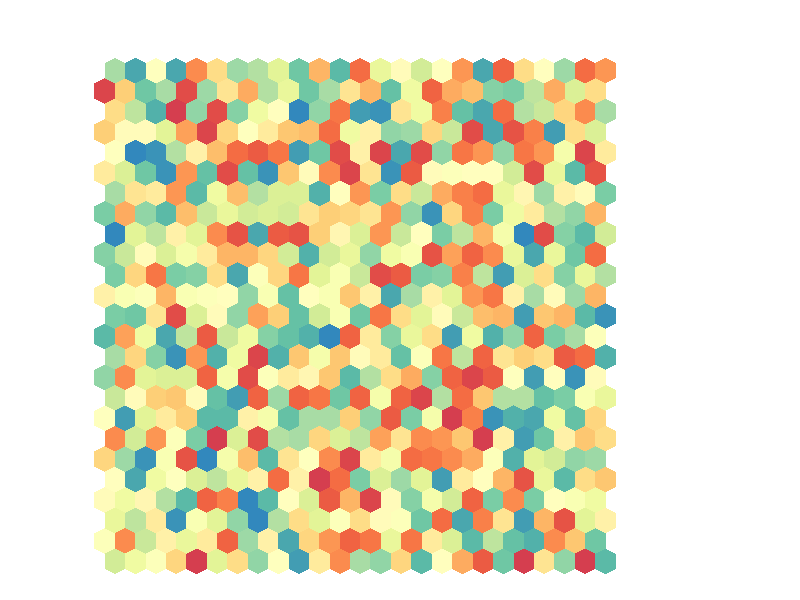

Generate this figure with R:
library(RColorBrewer) #to use brewer.pal
library(fields) #to use designer.colors


# code de Nadieh Bremer
# http://www.visualcinnamon.com/2013/11/how-to-create-hexagonal-heatmap-in-r.html

#Function to create the polygon for each hexagon
Hexagon <- function (x, y, unitcell = 1, col = col) {
  polygon(c(x, x, x + unitcell/2, x + unitcell, x + unitcell, 
            x + unitcell/2), c(y + unitcell * 0.125, 
                               y + unitcell * 0.875, 
                               y + unitcell * 1.125, 
                               y + unitcell * 0.875, 
                               y + unitcell * 0.125, 
                               y - unitcell * 0.125), 
          col = col, border=NA)
}#function

dimmat <- 25

mat<- matrix(runif(2500), nrow =dimmat , ncol = dimmat)
x <- as.vector(mat)

#Number of rows and columns of your SOM
SOM_Rows <- dim(mat)[1]
SOM_Columns <- dim(mat)[2]

#To make room for the legend
par(mar = c(0.4, 2, 2, 7))

#Initiate the plot window but do show any axes or points on the plot
plot(0, 0, type = "n", axes = FALSE, xlim=c(0, SOM_Columns), 
     ylim=c(0, SOM_Rows), xlab="", ylab= "", asp=1)


ColRamp <- rev(designer.colors(n=50, col=brewer.pal(9, "Spectral")))



#Make a vector with length(ColRamp) number of bins between the minimum and 
#maximum value of x. 
#Next match each point from x with one of the colors in ColorRamp
ColorCode <- rep("#FFFFFF", length(x)) #default is all white
Bins <- seq(min(x, na.rm=T), max(x, na.rm=T), length=length(ColRamp))
for (i in 1:length(x))
  if (!is.na(x[i])) ColorCode[i] <- ColRamp[which.min(abs(Bins-x[i]))] 

#Actual plotting of hexagonal polygons on map
offset <- 0.5 #offset for the hexagons when moving up a row
for (row in 1:SOM_Rows) {
  for (column in 0:(SOM_Columns - 1)) 
    Hexagon(column + offset, row - 1, col = ColorCode[row + SOM_Rows * column])
  offset <- ifelse(offset, 0, 0.5)
}
